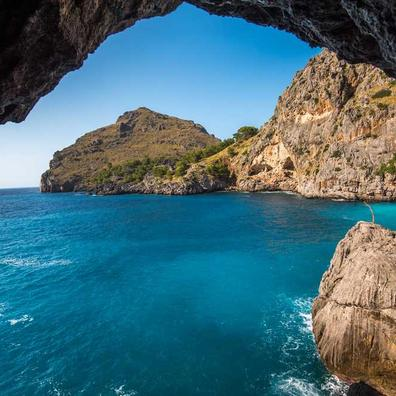
#> input picture 10_K_Means/Dataset/sample_image.jpg, 396 x 396 px, found by its file name
$ jupyter execute img_compress_km.ipynb
#> lines starting #> are read from the running program, lines starting #| are printed output that depends on the picture
# K-Means Image Compression
**Dataset:** Sample 396x396 RGB image

## Importing Required Libraries

[cell 1]
import numpy as np
import matplotlib.pyplot as plt
from sklearn.cluster import KMeans
from PIL import Image

## Loading and Resizing the Image

[cell 2]
img = Image.open('sample_image.jpg').convert('RGB')
#> img is the input picture: PIL image 396x396 RGB; mean R, G, B 67.3, 110.3, 123.2
img = img.resize((396, 396))
img = np.array(img)
print(img.shape)
#| (396, 396, 3)

## Displaying the Original Image

[cell 3]
plt.imshow(img)
plt.title('Original Image')
plt.axis('off')
plt.show()

## Flattening Pixels for Clustering

[cell 4]
rows, cols, channels = img.shape
#> rows = 396; cols = 396; channels = 3
pixels = img.reshape(rows * cols, channels)
print(pixels.shape)
#| (156816, 3)

## Fitting K-Means (k=16 colors)

[cell 5]
k = 16
kmeans = KMeans(n_clusters=k, random_state=42, init='k-means++')
kmeans.fit(pixels)

## Reconstructing the Compressed Image

[cell 6]
compressed_pixels = kmeans.cluster_centers_[kmeans.labels_]
compressed_pixels = compressed_pixels.astype(np.uint8)
compressed_img = compressed_pixels.reshape(rows, cols, channels)

## Comparing Original vs Compressed

[cell 7]
plt.figure(figsize=(12, 6))
plt.subplot(1, 2, 1)
plt.imshow(img)
plt.title('Original Image')
plt.axis('off')
plt.subplot(1, 2, 2)
plt.imshow(compressed_img)
plt.title('Compressed Image (K=' + str(k) + ')')
plt.axis('off')
plt.show()
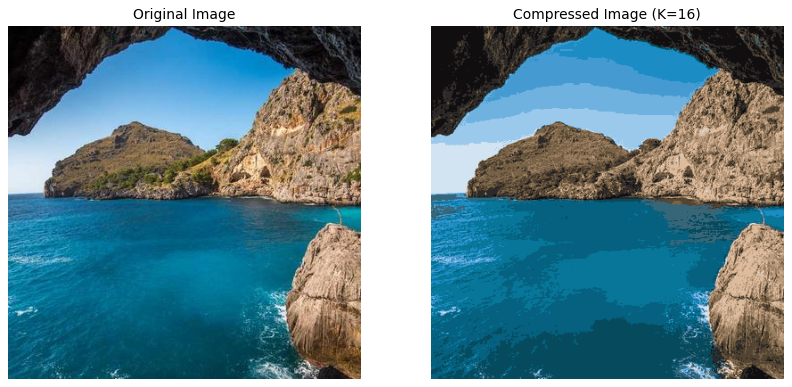
#> figure drawn by matplotlib, 2 panels
